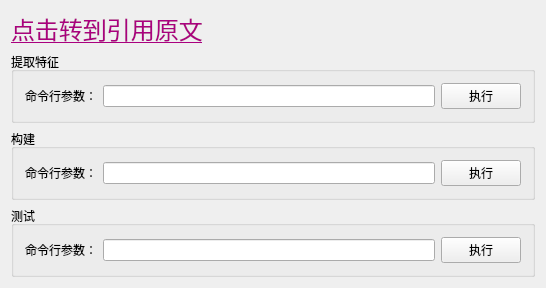
<?xml version="1.0" encoding="UTF-8"?>
<ui version="4.0">
 <class>QVFHTraining</class>
 <widget class="QSubDialogBase" name="QVFHTraining">
  <property name="geometry">
   <rect>
    <x>0</x>
    <y>0</y>
    <width>546</width>
    <height>228</height>
   </rect>
  </property>
  <property name="windowTitle">
   <string>基于VFH特征聚类识别和6DOF姿态估计</string>
  </property>
  <layout class="QGridLayout" name="gridLayout">
   <item row="0" column="0">
    <widget class="QLabel" name="label_3">
     <property name="text">
      <string>&lt;html&gt;&lt;head/&gt;&lt;body&gt;&lt;p&gt;&lt;a href=&quot;http://www.pointclouds.org/documentation/tutorials/vfh_recognition.php#vfh-recognition&quot;&gt;&lt;span style=&quot; font-size:18pt; text-decoration: underline; color:#aa007f;&quot;&gt;点击转到引用原文&lt;/span&gt;&lt;/a&gt;&lt;/p&gt;&lt;/body&gt;&lt;/html&gt;</string>
     </property>
     <property name="textFormat">
      <enum>Qt::AutoText</enum>
     </property>
     <property name="openExternalLinks">
      <bool>true</bool>
     </property>
    </widget>
   </item>
   <item row="2" column="0">
    <widget class="QGroupBox" name="groupBox">
     <property name="title">
      <string>构建</string>
     </property>
     <layout class="QHBoxLayout" name="horizontalLayout">
      <item>
       <widget class="QLabel" name="label">
        <property name="text">
         <string>命令行参数：</string>
        </property>
       </widget>
      </item>
      <item>
       <widget class="QLineEdit" name="lineEdit"/>
      </item>
      <item>
       <widget class="QPushButton" name="pushButton">
        <property name="text">
         <string>执行</string>
        </property>
       </widget>
      </item>
     </layout>
    </widget>
   </item>
   <item row="3" column="0">
    <widget class="QGroupBox" name="groupBox_2">
     <property name="title">
      <string>测试</string>
     </property>
     <layout class="QHBoxLayout" name="horizontalLayout_2">
      <item>
       <widget class="QLabel" name="label_2">
        <property name="text">
         <string>命令行参数：</string>
        </property>
       </widget>
      </item>
      <item>
       <widget class="QLineEdit" name="lineEdit_2"/>
      </item>
      <item>
       <widget class="QPushButton" name="pushButton_2">
        <property name="text">
         <string>执行</string>
        </property>
       </widget>
      </item>
     </layout>
    </widget>
   </item>
   <item row="1" column="0">
    <widget class="QGroupBox" name="groupBox_3">
     <property name="title">
      <string>提取特征</string>
     </property>
     <layout class="QHBoxLayout" name="horizontalLayout_3">
      <item>
       <widget class="QLabel" name="label_4">
        <property name="text">
         <string>命令行参数：</string>
        </property>
       </widget>
      </item>
      <item>
       <widget class="QLineEdit" name="lineEdit_3"/>
      </item>
      <item>
       <widget class="QPushButton" name="pushButton_3">
        <property name="text">
         <string>执行</string>
        </property>
       </widget>
      </item>
     </layout>
    </widget>
   </item>
  </layout>
 </widget>
 <layoutdefault spacing="6" margin="11"/>
 <customwidgets>
  <customwidget>
   <class>QSubDialogBase</class>
   <extends>QWidget</extends>
   <header>qsubdialogbase.h</header>
   <container>1</container>
  </customwidget>
 </customwidgets>
 <resources/>
 <connections>
  <connection>
   <sender>pushButton</sender>
   <signal>clicked()</signal>
   <receiver>QVFHTraining</receiver>
   <slot>OnBuild()</slot>
   <hints>
    <hint type="sourcelabel">
     <x>526</x>
     <y>147</y>
    </hint>
    <hint type="destinationlabel">
     <x>545</x>
     <y>80</y>
    </hint>
   </hints>
  </connection>
  <connection>
   <sender>pushButton_2</sender>
   <signal>clicked()</signal>
   <receiver>QVFHTraining</receiver>
   <slot>OnApply()</slot>
   <hints>
    <hint type="sourcelabel">
     <x>526</x>
     <y>208</y>
    </hint>
    <hint type="destinationlabel">
     <x>545</x>
     <y>215</y>
    </hint>
   </hints>
  </connection>
  <connection>
   <sender>pushButton_3</sender>
   <signal>clicked()</signal>
   <receiver>QVFHTraining</receiver>
   <slot>OnCreateVfh()</slot>
   <hints>
    <hint type="sourcelabel">
     <x>496</x>
     <y>74</y>
    </hint>
    <hint type="destinationlabel">
     <x>665</x>
     <y>59</y>
    </hint>
   </hints>
  </connection>
 </connections>
 <slots>
  <slot>OnBuild()</slot>
  <slot>OnApply()</slot>
  <slot>OnCreateVfh()</slot>
 </slots>
</ui>
